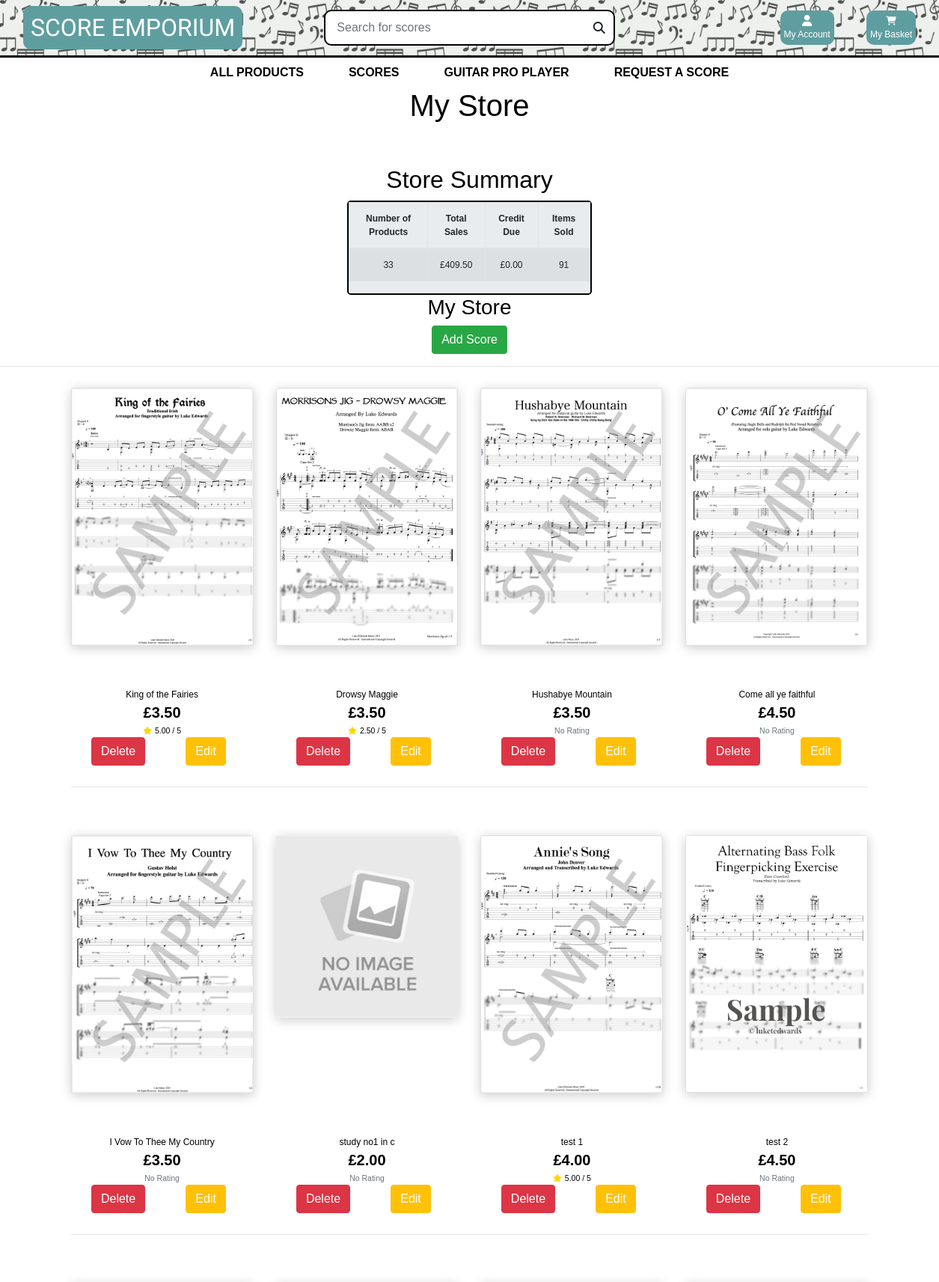
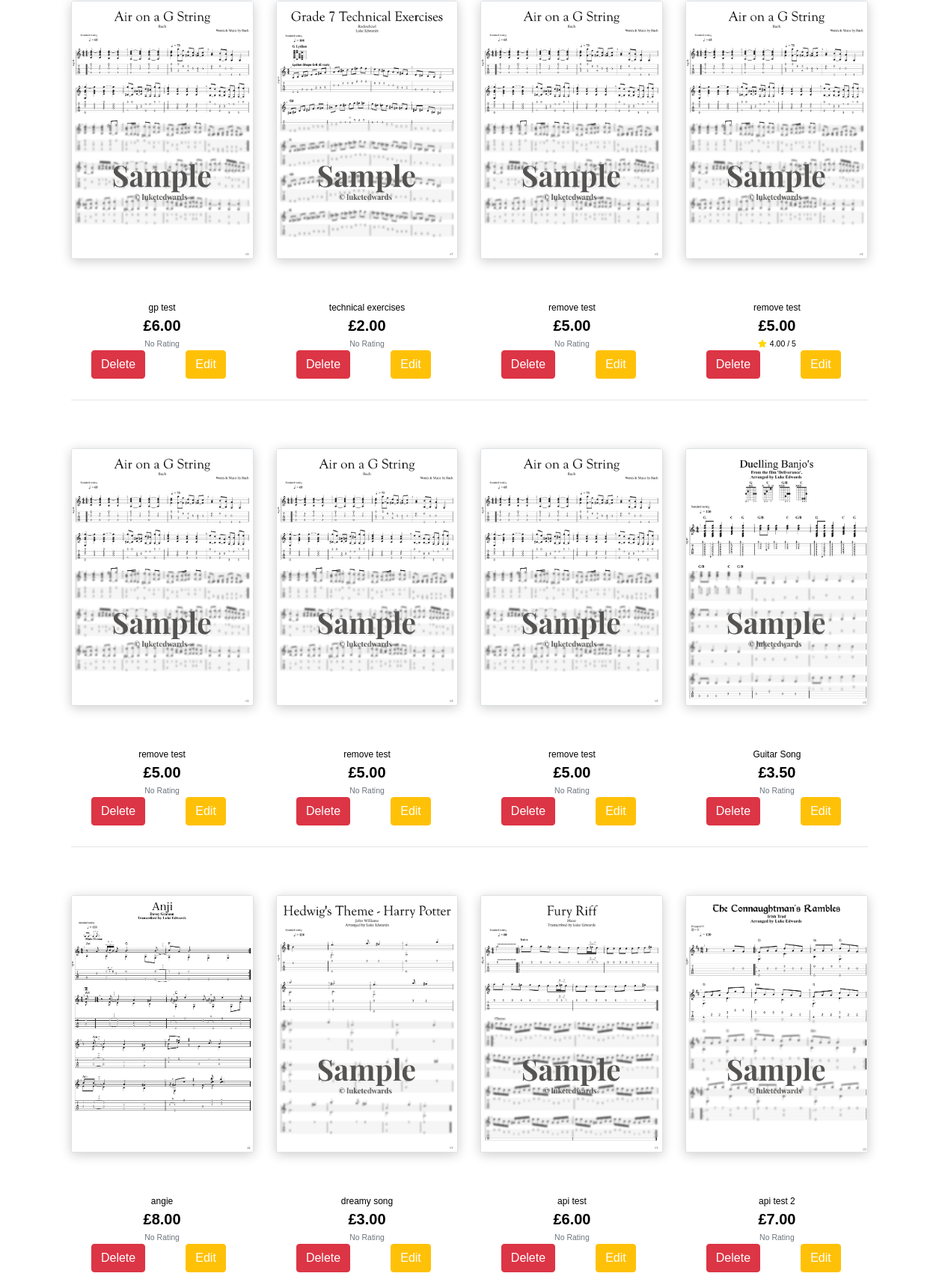
/profile/storefront/luketedwards/ (signed in, upper part), run on the app's committed database (2 pictures, top to bottom).
### user_profile/models.py (models this page shows, shortened)
class UserProfile(models.Model):
    user = models.OneToOneField(User, on_delete=models.CASCADE)
    purchased_scores = []
    sales_number = models.DecimalField(max_digits=10,decimal_places=0, default=0)
    sales_income = models.DecimalField(max_digits=10, decimal_places=2, default=0)
    money_due = models.DecimalField(max_digits=10, decimal_places=2, default=0)
    vendor = models.BooleanField(default=False)
    sort_code = models.CharField(max_length=10, blank=True)
    account_number = models.CharField(max_length=20, blank=True)
    card_name = models.CharField(max_length=50, blank=True)

### products/models.py (models this page shows, shortened)
class Product(models.Model):
    genre = models.ForeignKey('Genre', null=True, blank=True, on_delete=models.SET_NULL)
    difficulty = models.ForeignKey('Difficulty', null=True, blank=True, on_delete=models.SET_NULL)
    sku = models.CharField(max_length=254, null=True, blank=True)
    name = models.CharField(max_length=254)
    description = models.TextField()
    price = models.DecimalField(max_digits=6, decimal_places=2)
    rating = models.DecimalField(max_digits=6, decimal_places=2, null=True, blank=True)
    image_url = models.URLField(max_length=1024, null=True, blank=True)
    image = models.ImageField(null=True, blank=True,)
    vendor = models.CharField(max_length=254, null=True)
    PDF = models.FileField(null=True,)
    Guitar_Pro_Unlocked = models.FileField(null=True,)
    Guitar_Pro_Locked = models.FileField(null=True, blank=True)
    video = models.URLField(max_length=1024, null=True, blank=True)

### user_profile/views.py (the view)
# urls.py: path('storefront/<str:storevendor>/', views.user_store, name='storefront'),
def user_store(request, storevendor):
    profile = get_object_or_404(UserProfile, user=request.user)
    orders = profile.orders.all()
    if request.user.is_authenticated:
        profile = get_object_or_404(UserProfile, user=request.user)
        orders2 = profile.orders.all()
    else:
        orders2=None
    ordersList = []
    for order in orders2:
        for item in order.lineitems.all():
            ordersList.append(item.product.id)
    products = Product.objects.all()
    all_products = products
    username= request.user.username
    queries = Q(vendor__iexact=storevendor)
    products = products.filter(queries)
    product_number = products.count()
    purchased_scores = UserProfile.purchased_scores
    sales_number = profile.sales_number
    sales_income = profile.sales_income
    money_due = profile.money_due
    context = {
        'products': products,
        'username': username,
        'product_number': product_number,
        'purchased_scores': purchased_scores,
        'all_products': all_products,
        'profile': profile,
        'orders': orders,
        'sales_number':sales_number,
        'sales_income':sales_income,
        'money_due':money_due,
        'storevendor':storevendor,
        'ordersList':ordersList
    }
    if username == storevendor:
        if profile.vendor == True:
            return render(request, 'user_profile/my_storefront.html', context)
        else:
            return redirect('vendor_signup')
    else:
        return render(request, 'user_profile/other_storefront.html', context)

### cart/contexts.py (called while the page is built, shortened)
def cart_contents(request):
    cart_items = []
    total = 0
    product_count = 0
    cart = request.session.get('cart', {})
    total = total
    context = {
        'cart_items': cart_items,
        'total': total,
        'product_count': product_count,
    }
    return context

### user_profile/templates/user_profile/my_storefront.html (shortened to what this page needs)
{% extends "base.html" %}
{% load static %}
{% block content %}
<div class=" text-black">
    <div class="row">
        <div class="col text-center mb-5">
            <h1>My Store</h1>
        </div>
    </div>
    <div class="row text-center d-block" >
        <div class="col center">
            <h2>Store Summary</h2>
            <div id="store-summary" style="padding: 0;" class="jumbotron">
                <table class="table table-striped table-bordered table-hover">
                    <thead>
                        <tr>
                            <th>Number of Products</th>
                            <th>Total Sales</th>
                            <th>Credit Due</th>
                            <th>Items Sold</th>
                        </tr>
                    </thead>
                    <tbody>
                        <tr>
                            <td>{{product_number}}</td>
                            <td>£{{sales_income}}</td>
                            <td>£{{money_due}}</td>
                            <td>{{sales_number}}</td>
                        </tr>
                    </tbody>
                </table>
            </div>
        </div>
        <div class="row d-block">
            <div class="row text-center d-block">
                <div class="col ">
                    <h3>My Store</h3>
                    <a href="{% url 'add_product_store' %}" class="btn btn-success animated-btn">Add Score</a>
                </div>
                <hr>
            </div>
            <div class=" col-10 offset-1">
              <div class="row">
               {% if product_number > 0 %}
                {% for product in products %}
                  <div class="col-sm-6 col-md-6 col-lg-4 col-xl-3">
                    <div class="card h-100 border-0 ">
                      {% if product.image %}
                      <a href="{% url 'product_detail' product.id %}">
                          <img class=" grow card-img-top img-fluid border shadow-checkout" src="/media/{{product.image}}"
                              alt="{{ product.name }}">
                      </a>
                      {% else %}
                      <a href="{% url 'product_detail' product.id %}">
                          <img class="card-img-top img-fluid shadow-checkout" src="/media/No_Image_Available.jpg"
                              alt="{{ product.name }}">
                      </a>
                      {% endif %}
                      <div class="card-body pb-0">
                      </div>
                      <div class="card-footer bg-white pt-0 border-0 text-center">
                          <div class="row">
                              <div class="card-body pb-0">
                                  <p class="mb-0">{{ product.name }}</p>
                              </div>
                          </div>
                          <div class="row">
                              <div class="col">
                                  <p class="lead mb-0 text-center font-weight-bold">£{{ product.price }}</p>
                                  {% if product.rating %}
                                  <small class="gold"><i class="fas fa-star mr-1"></i>{{ product.rating }} /
                                      5</small>
                                  {% else %}
                                  <small class="text-muted">No Rating</small>
                                  {% endif %}
                              </div>
                          </div>
                          <div class="row g-0">
                              <div class="col d-block p-0 ">
                                  <a href="#" data-toggle="modal" data-target="#exampleModal{{forloop.counter0}}"
                                      class="btn btn-danger animated-btn">Delete</a>
                              </div>
                              <div class="col p-0 ">
                                  <a href="{% url 'edit_product_store' product.id%}"
                                      class="btn btn-warning text-white animated-btn">Edit</a>
                              </div>
                          </div>
                      </div>
                  </div>
                  </div>
                  {% if forloop.counter|divisibleby:4 %}
                  <div class="col-12 d-none d-xl-block mb-5">
                    <hr>
                  </div>
                  {% endif %}
                  {% endfor %}
                  {% else %}
                  <div class="col-12">
                    <p class="text-center">You have no products</p>
                  </div>
                  {% endif %}
              </div>
            </div>
          </div>
    </div>
</div>
{% endblock %}

### static/css/base.css (style rules this page uses)
html { height: 100%; }
body { height: 100%; min-height: 100%; margin: 0; padding-bottom: 30px; }
.center { margin: 0 auto !important; }
.gold i { color: gold !important; }
body { background-size: cover; height: calc(100vh - 164px); color: black !important; font-family: 'Helvetica'; }
.text-black { color: #000 !important; }
#store-summary { border: 2px black solid; width: 26%; margin: 0 auto; }
* { box-sizing: border-box; }
.row:after { content: ""; display: table; clear: both; }
.table td, .table th { vertical-align: middle !important; }
.grow { transition: .3s ease-in-out; }
.shadow-checkout { box-shadow: 0px 3px 15px rgba(0,0,0,0.2); }

### static/css/scores.css (style rules this page uses)
body { font-family: Arial, Helvetica, sans-serif; font-size: 12px; }

### data on the page
UserProfile: sales_income "409.50", money_due "0.00", sales_number "91"
Product: image (picture), name "King of the Fairies", price "3.50", rating "5.00"
Product: image (picture), name "Drowsy Maggie", price "3.50", rating "2.50"
Product: image (picture), name "Hushabye Mountain", price "3.50", shows "No Rating"
Product: image (picture), name "Come all ye faithful", price "4.50", shows "No Rating"
Product: image (picture), name "I Vow To Thee My Country", price "3.50", shows "No Rating"
Product: name "study no1 in c", price "2.00", shows "No Rating"
Product: image (picture), name "test 1", price "4.00", rating "5.00"
Product: image (picture), name "test 2", price "4.50", shows "No Rating"
Product: image (picture), name "gp test", price "6.00", shows "No Rating"
Product: image (picture), name "technical exercises", price "2.00", shows "No Rating"
Product: image (picture), name "remove test", price "5.00", shows "No Rating"
Product: image (picture), name "remove test", price "5.00", rating "4.00"
Product: image (picture), name "remove test", price "5.00", shows "No Rating"
Product: image (picture), name "remove test", price "5.00", shows "No Rating"
Product: image (picture), name "remove test", price "5.00", shows "No Rating"
Product: image (picture), name "Guitar Song", price "3.50", shows "No Rating"
Product: image (picture), name "angie", price "8.00", shows "No Rating"
Product: image (picture), name "dreamy song", price "3.00", shows "No Rating"
Product: image (picture), name "api test", price "6.00", shows "No Rating"
Product: image (picture), name "api test 2", price "7.00", shows "No Rating"

### other printed values
{{ product_number }} "33"
